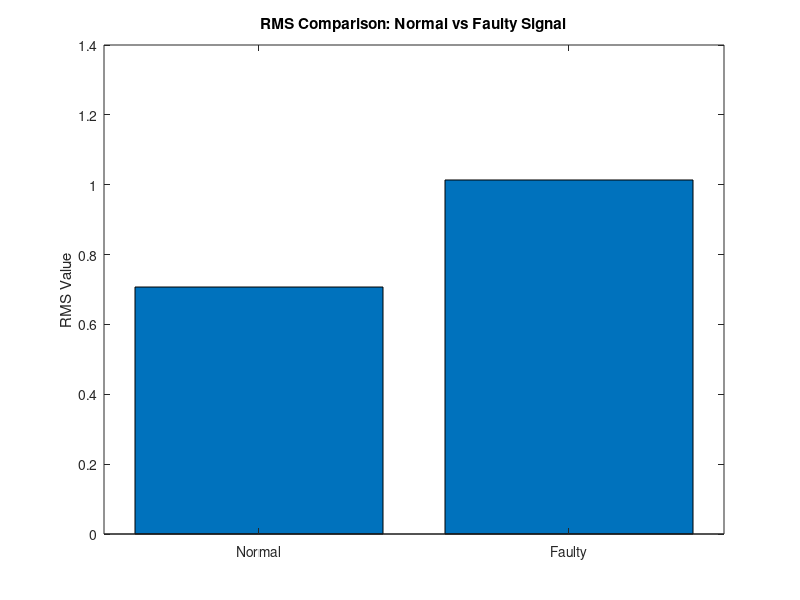

This figure's MATLAB source: (Note: this script raises an error after producing the figure.)
% Step 4: RMS Calculation and Fault Detection
fs = 1000;
t = 0:1/fs:1-1/fs;

signal_normal = sin(2 * pi * 50 * t);
signal_faulty = signal_normal + 0.8*sin(2*pi*120*t) + 0.5*randn(size(t));

% RMS (Root Mean Square) — overall vibration energy
rms_normal = rms(signal_normal);
rms_faulty = rms(signal_faulty);

fprintf('RMS - Normal Signal: %.4f\n', rms_normal);
fprintf('RMS - Faulty Signal: %.4f\n', rms_faulty);

% Set a threshold for fault detection
threshold = 0.9;  % Adjust based on your results
if rms_faulty > threshold
    fprintf('FAULT DETECTED! RMS exceeds threshold of %.2f\n', threshold);
else
    fprintf('Signal is NORMAL.\n');
end

% Bar chart comparison
figure;
bar([rms_normal, rms_faulty]);
set(gca, 'XTickLabel', {'Normal', 'Faulty'});
title('RMS Comparison: Normal vs Faulty Signal');
ylabel('RMS Value');
yline(threshold, '--r', 'Fault Threshold');
grid on;
